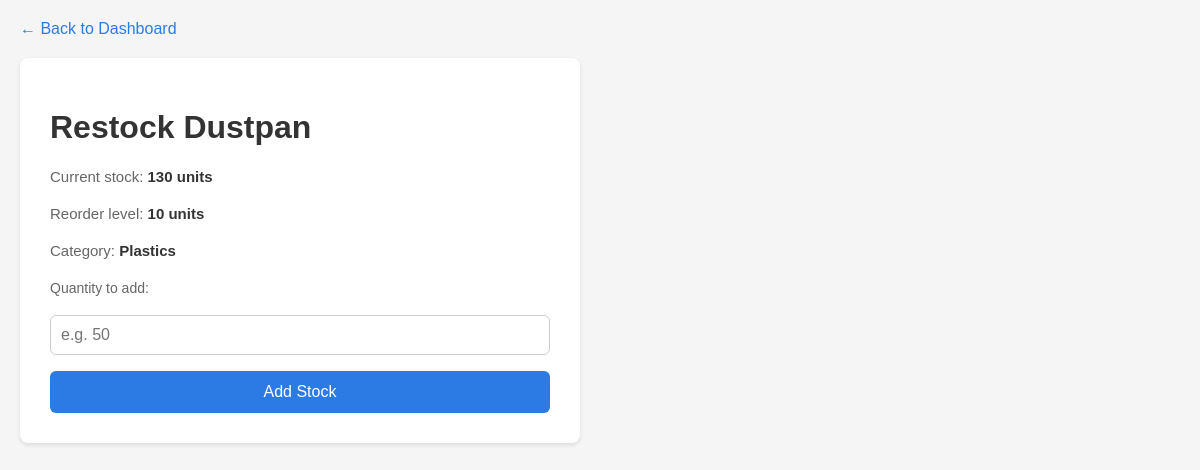
Page /restock/1/ on the earlier database version.
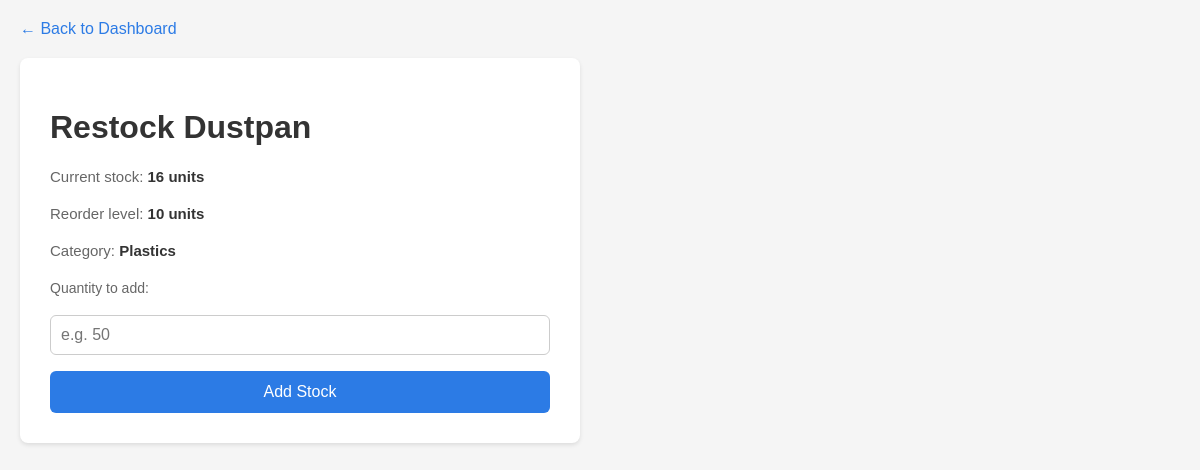
Same page on the later database version.
### inventory/models.py (models this page shows, shortened)
class Product(models.Model):
    name = models.CharField(max_length=200)
    category = models.ForeignKey(Category, on_delete=models.SET_NULL, null=True)
    supplier = models.ForeignKey(Supplier, on_delete=models.SET_NULL, null=True)
    price = models.DecimalField(max_digits=10, decimal_places=2)
    stock_quantity = models.IntegerField()
    reorder_level = models.IntegerField(default=5)

class Category(models.Model):
    name = models.CharField(max_length=100)
    def __str__(self):
        return self.name

### reports/views.py (the view, shortened to what this page needs)
# urls.py: path('restock/<int:product_id>/', views.restock_product, name='restock'),
def restock_product(request, product_id):
    product = get_object_or_404(Product, id=product_id)
    return render(request, 'reports/restock.html', {'product': product})

### reports/templates/reports/restock.html (shortened to what this page needs)
<!DOCTYPE html>
<html>
<head>
</head>
<body>
    <a href="/dashboard/">← Back to Dashboard</a>
    <div class="card">
        <h1>Restock {{ product.name }}</h1>
        <div class="info">Current stock: <span>{{ product.stock_quantity }} units</span></div>
        <div class="info">Reorder level: <span>{{ product.reorder_level }} units</span></div>
        <div class="info">Category: <span>{{ product.category }}</span></div>
        <form method="POST">
            <label style="font-size:14px; color:#666;">Quantity to add:</label><br><br>
            <input type="number" name="quantity" min="1" placeholder="e.g. 50" required>
            <button type="submit">Add Stock</button>
        </form>
    </div>
</body>
</html>

Differences in the rows shown:
changed Product "Dustpan": stock_quantity "130" → "16"
